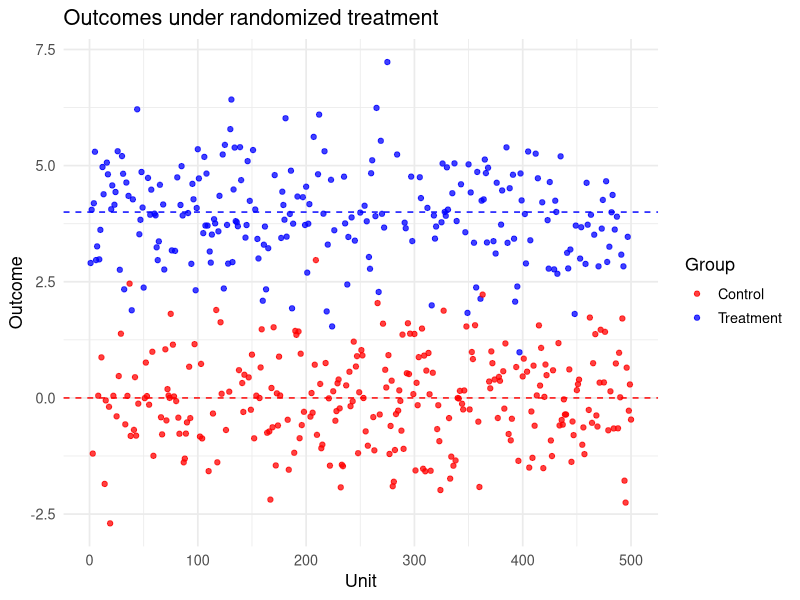
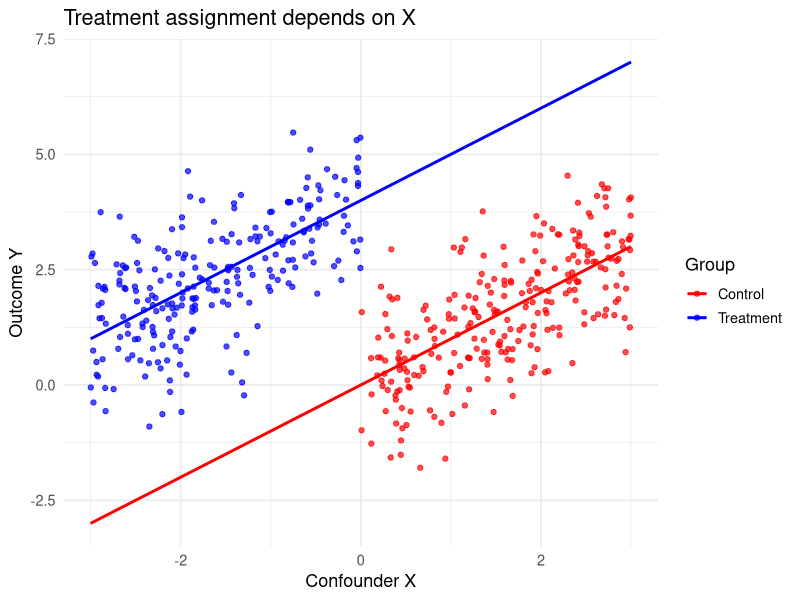
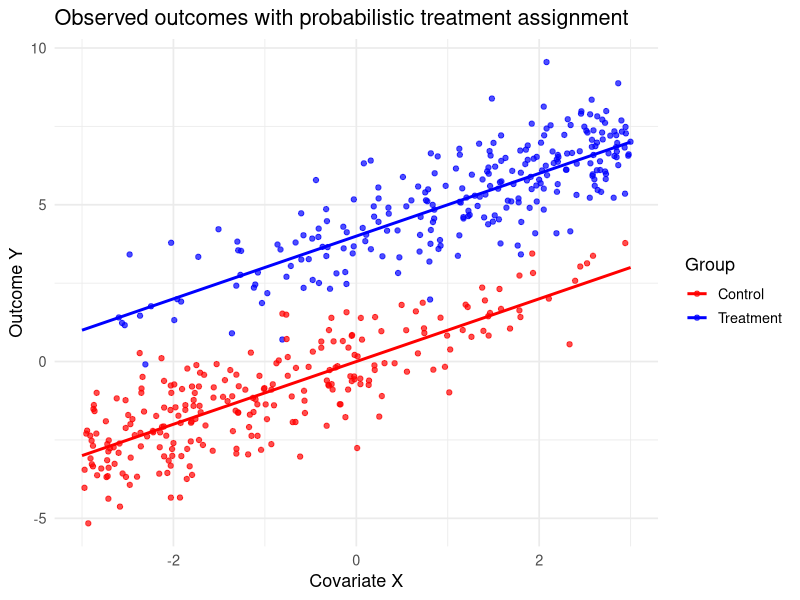
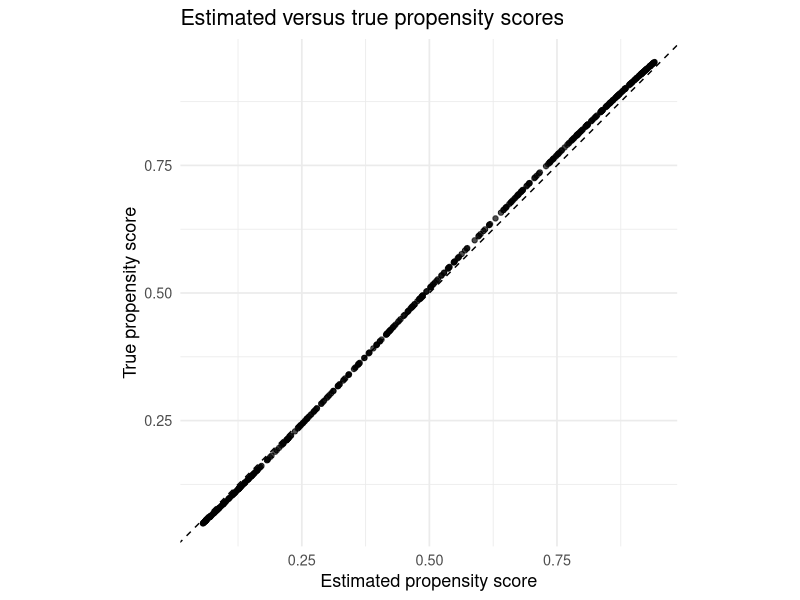

The R source for these figures, in order:
## ---- chunk 1
knitr::opts_chunk$set(
  echo = TRUE,
  message = FALSE,
  warning = FALSE,
  fig.width = 7,
  fig.height = 4.5,
  fig.align = "center"
)

set.seed(42)

library(ggplot2)

theme_set(theme_minimal(base_size = 13))
## ---- chunk 2
n_randomized <- 500

# Randomly assign treatment
randomized_t <- rbinom(
  n = n_randomized,
  size = 1,
  prob = 0.5
)

# True treatment effect
randomized_tau <- 4

# Observed outcome
randomized_y <- randomized_tau * randomized_t +
  rnorm(n_randomized)

randomized_data <- data.frame(
  unit = seq_len(n_randomized),
  t = factor(randomized_t, levels = c(0, 1)),
  y = randomized_y
)
## ---- chunk 3
ggplot(
  randomized_data,
  aes(x = unit, y = y, color = t)
) +
  geom_point(alpha = 0.75) +
  geom_hline(
    yintercept = 0,
    linetype = "dashed",
    color = "red"
  ) +
  geom_hline(
    yintercept = randomized_tau,
    linetype = "dashed",
    color = "blue"
  ) +
  scale_color_manual(
    values = c("0" = "red", "1" = "blue"),
    labels = c("Control", "Treatment")
  ) +
  labs(
    x = "Unit",
    y = "Outcome",
    color = "Group",
    title = "Outcomes under randomized treatment"
  )
## ---- chunk 4
randomized_difference_ate <- 
  mean(randomized_y[randomized_t == 1]) -
  mean(randomized_y[randomized_t == 0])

randomized_difference_ate
## ---- chunk 5
randomized_model <- lm(
  randomized_y ~ randomized_t
)

randomized_regression_ate <- 
  coef(randomized_model)[["randomized_t"]]

coef(randomized_model)
summary(randomized_model)
## ---- chunk 6
n_confounder <- 500

confounder_x <- runif(
  n_confounder,
  min = -3,
  max = 3
)

# Treatment is determined by X
confounder_t <- as.integer(confounder_x < 0)

confounder_tau <- 4

confounder_y <- confounder_x +
  confounder_tau * confounder_t +
  rnorm(n_confounder)

confounded_data <- data.frame(
  x = confounder_x,
  t = factor(confounder_t, levels = c(0, 1)),
  y = confounder_y
)
## ---- chunk 7
confounder_line_data <- data.frame(
  x = rep(
    seq(-3, 3, length.out = 200),
    2
  ),
  t = factor(
    rep(c(0, 1), each = 200),
    levels = c(0, 1)
  )
)

confounder_line_data$mean_y <- 
  confounder_line_data$x +
  confounder_tau *
    as.numeric(
      as.character(confounder_line_data$t)
    )

ggplot(
  confounded_data,
  aes(x = x, y = y, color = t)
) +
  geom_point(alpha = 0.7) +
  geom_line(
    data = confounder_line_data,
    aes(x = x, y = mean_y, color = t),
    linewidth = 1
  ) +
  scale_color_manual(
    values = c("0" = "red", "1" = "blue"),
    labels = c("Control", "Treatment")
  ) +
  labs(
    x = "Confounder X",
    y = "Outcome Y",
    color = "Group",
    title = "Treatment assignment depends on X"
  )
## ---- chunk 8
confounder_unadjusted_ate <- 
  mean(confounder_y[confounder_t == 1]) -
  mean(confounder_y[confounder_t == 0])

confounder_unadjusted_ate
## ---- chunk 9
adjusted_model <- lm(
  confounder_y ~ confounder_t + confounder_x
)

adjusted_ate <- 
  coef(adjusted_model)[["confounder_t"]]

coef(adjusted_model)
summary(adjusted_model)
adjusted_ate
## ---- chunk 10
outcome_residual <- resid(
  lm(confounder_y ~ confounder_x)
)

treatment_residual <- resid(
  lm(confounder_t ~ confounder_x)
)

fwl_model <- lm(
  outcome_residual ~ 0 + treatment_residual
)

fwl_ate <- 
  coef(fwl_model)[["treatment_residual"]]

coef(fwl_model)

c(
  regression_adjustment = adjusted_ate,
  FWL_residualization = fwl_ate
)
## ---- chunk 11
n_propensity <- 500

propensity_x <- runif(
  n_propensity,
  min = -3,
  max = 3
)

# True propensity score
true_propensity <- plogis(propensity_x)

propensity_t <- rbinom(
  n_propensity,
  size = 1,
  prob = true_propensity
)

propensity_tau <- 4

propensity_y <- propensity_x +
  propensity_tau * propensity_t +
  rnorm(n_propensity)

propensity_data <- data.frame(
  x = propensity_x,
  t = factor(propensity_t, levels = c(0, 1)),
  y = propensity_y,
  true_propensity = true_propensity
)

range(true_propensity)
## ---- chunk 12
propensity_line_data <- data.frame(
  x = rep(
    seq(-3, 3, length.out = 200),
    2
  ),
  t = factor(
    rep(c(0, 1), each = 200),
    levels = c(0, 1)
  )
)

propensity_line_data$mean_y <- 
  propensity_line_data$x +
  propensity_tau *
    as.numeric(
      as.character(propensity_line_data$t)
    )

ggplot(
  propensity_data,
  aes(x = x, y = y, color = t)
) +
  geom_point(alpha = 0.7) +
  geom_line(
    data = propensity_line_data,
    aes(x = x, y = mean_y, color = t),
    linewidth = 1
  ) +
  scale_color_manual(
    values = c("0" = "red", "1" = "blue"),
    labels = c("Control", "Treatment")
  ) +
  labs(
    x = "Covariate X",
    y = "Outcome Y",
    color = "Group",
    title = paste(
      "Observed outcomes with probabilistic",
      "treatment assignment"
    )
  )
## ---- chunk 13
propensity_model <- glm(
  propensity_t ~ propensity_x,
  family = binomial(link = "logit")
)

estimated_propensity <- predict(
  propensity_model,
  type = "response"
)

summary(propensity_model)
range(estimated_propensity)
## ---- chunk 14
propensity_comparison <- data.frame(
  estimated = estimated_propensity,
  truth = true_propensity
)

ggplot(
  propensity_comparison,
  aes(x = estimated, y = truth)
) +
  geom_point(alpha = 0.7) +
  geom_abline(
    intercept = 0,
    slope = 1,
    linetype = "dashed"
  ) +
  coord_equal() +
  labs(
    x = "Estimated propensity score",
    y = "True propensity score",
    title = "Estimated versus true propensity scores"
  )
## ---- chunk 15
ipw_contribution <- 
  propensity_t * propensity_y /
    estimated_propensity -
  (1 - propensity_t) * propensity_y /
    (1 - estimated_propensity)

ipw_ate <- mean(ipw_contribution)

ipw_ate
## ---- chunk 16
treated_mean_ipw <- 
  sum(
    propensity_t * propensity_y /
      estimated_propensity
  ) /
  sum(
    propensity_t / estimated_propensity
  )

control_mean_ipw <- 
  sum(
    (1 - propensity_t) * propensity_y /
      (1 - estimated_propensity)
  ) /
  sum(
    (1 - propensity_t) /
      (1 - estimated_propensity)
  )

hajek_ate <- treated_mean_ipw - control_mean_ipw

hajek_ate
## ---- chunk 17
n_collider_positive <- 500

collider_positive_t <- rbinom(
  n_collider_positive,
  size = 1,
  prob = 0.5
)

collider_positive_tau <- 4

collider_positive_y <- 
  collider_positive_tau * collider_positive_t +
  rnorm(n_collider_positive)

# X is a collider affected by both T and Y
collider_positive_x <- 
  collider_positive_t +
  0.5 * collider_positive_y +
  rnorm(n_collider_positive, sd = 0.2)
## ---- chunk 18
collider_positive_unadjusted_ate <- 
  mean(
    collider_positive_y[
      collider_positive_t == 1
    ]
  ) -
  mean(
    collider_positive_y[
      collider_positive_t == 0
    ]
  )

collider_positive_unadjusted_ate
## ---- chunk 19
collider_positive_model <- lm(
  collider_positive_y ~
    collider_positive_t +
    collider_positive_x
)

collider_positive_adjusted_ate <- 
  coef(
    collider_positive_model
  )[["collider_positive_t"]]

coef(collider_positive_model)
summary(collider_positive_model)
## ---- chunk 20
n_collider_zero <- 500

collider_zero_t <- rbinom(
  n_collider_zero,
  size = 1,
  prob = 0.5
)

collider_zero_tau <- 0

collider_zero_y <- 
  collider_zero_tau * collider_zero_t +
  rnorm(n_collider_zero)

collider_zero_x <- 
  collider_zero_t +
  0.5 * collider_zero_y +
  rnorm(n_collider_zero, sd = 0.2)
## ---- chunk 21
collider_zero_unadjusted_ate <- 
  mean(
    collider_zero_y[collider_zero_t == 1]
  ) -
  mean(
    collider_zero_y[collider_zero_t == 0]
  )

collider_zero_unadjusted_ate
## ---- chunk 22
collider_zero_model <- lm(
  collider_zero_y ~
    collider_zero_t +
    collider_zero_x
)

collider_zero_adjusted_ate <- 
  coef(collider_zero_model)[["collider_zero_t"]]

coef(collider_zero_model)
summary(collider_zero_model)
## ---- chunk 23
results <- data.frame(
  example = c(
    "Randomized: difference in means",
    "Randomized: linear regression",
    "Confounded: unadjusted",
    "Confounded: regression adjustment",
    "Confounded: FWL residualization",
    "Propensity score: Horvitz--Thompson IPW",
    "Propensity score: Hájek IPW",
    "Collider, positive effect: unadjusted",
    "Collider, positive effect: adjusted",
    "Collider, zero effect: unadjusted",
    "Collider, zero effect: adjusted"
  ),
  estimate = c(
    randomized_difference_ate,
    randomized_regression_ate,
    confounder_unadjusted_ate,
    adjusted_ate,
    fwl_ate,
    ipw_ate,
    hajek_ate,
    collider_positive_unadjusted_ate,
    collider_positive_adjusted_ate,
    collider_zero_unadjusted_ate,
    collider_zero_adjusted_ate
  )
)

knitr::kable(
  results,
  digits = 3,
  col.names = c(
    "Method",
    "Estimated treatment effect"
  )
)
